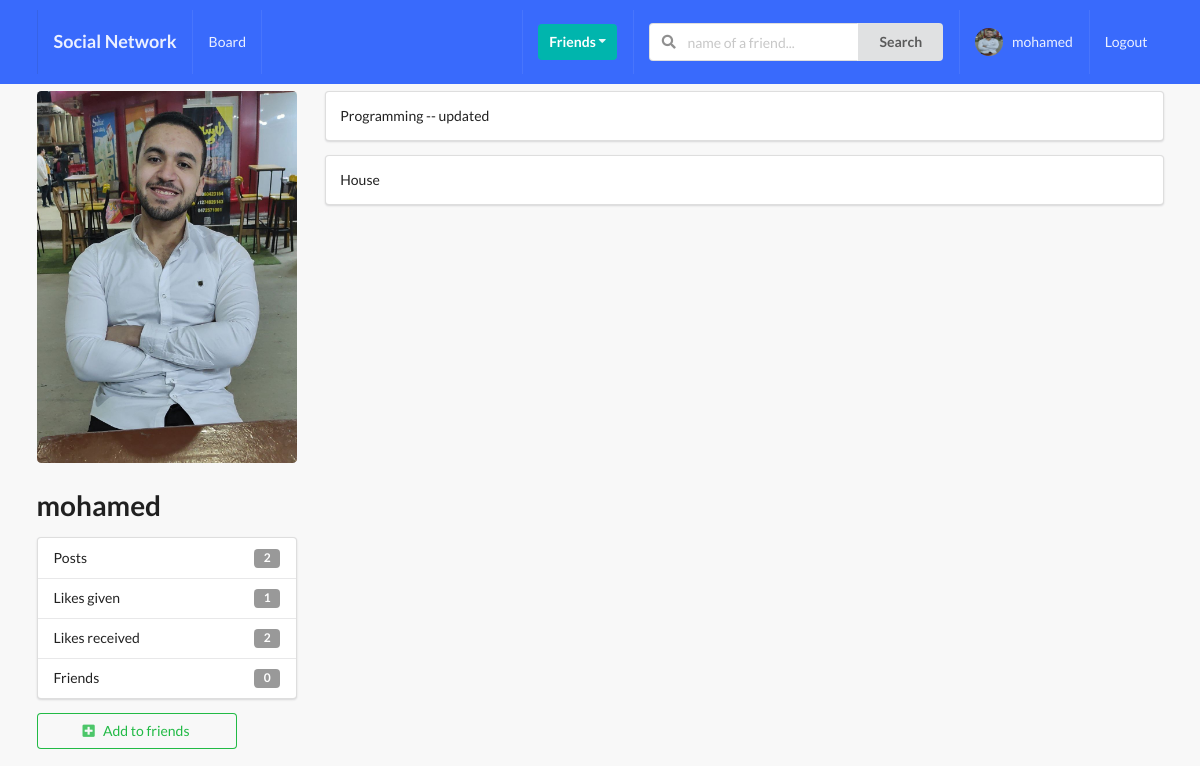
Screenshot of /profiles/mohamed-elhabet-58b6a237/ (signed in) with the database file from the repository.
### profiles/models.py (models this page shows, shortened)
class Profile(models.Model):
  first_name = models.CharField(max_length=200, blank=True)
  last_name = models.CharField(max_length=200, blank=True)
  user = models.OneToOneField(User, on_delete=models.CASCADE)
  bio = models.TextField(default='no bio ...', max_length=300)
  email = models.EmailField(max_length=200, blank=True)
  country = models.CharField(max_length=200, blank=True)
  avatar = models.ImageField(default='img_avatar2.png', upload_to='avatars/')
  friends = models.ManyToManyField(User, blank=True, related_name='friends')
  slug = models.SlugField(unique=True, blank=True)
  updated = models.DateTimeField(auto_now=True)
  created = models.DateTimeField(auto_now_add=True)
  objects = ProfileManager()
  def get_friends_no(self):
    return self.friends.all().count()
  def get_posts_no(self):
    return self.posts.all().count()
  def get_all_authors_posts(self):
    return self.posts.all()
  def get_likes_given_no(self):
    likes = self.like_set.all()
    total_liked = 0
    for item in likes:
      if item.value == 'Like':
        total_liked += 1
    return total_liked
  def get_likes_received_no(self):
    posts = self.posts.all()
    total_liked = 0
    for item in posts:
      total_liked += item.like_set.all().count()
    return total_liked
  __initial_first_name = None
  __initial_last_name = None
  def __init__(self, *args, **kwargs):
    super().__init__(*args, **kwargs)
    self.__initial_first_name = self.first_name
    self.__initial_last_name = self.last_name

### posts/models.py (models this page shows, shortened)
class Like(models.Model):
  user = models.ForeignKey(Profile, on_delete=models.CASCADE)
  post = models.ForeignKey(Post, on_delete=models.CASCADE)
  value = models.CharField(choices=LIKE_CHOICES, max_length=8)
  updated = models.DateTimeField(auto_now=True)
  created = models.DateTimeField(auto_now_add=True)

class Post(models.Model):
  content = models.TextField()
  image = models.ImageField(upload_to='posts', validators=[FileExtensionValidator(['png', 'jpg', 'jpeg'])],
                           blank=True)
  liked = models.ManyToManyField(Profile, blank=True, related_name='likes')
  updated = models.DateTimeField(auto_now=True)
  created = models.DateTimeField(auto_now_add=True)
  author = models.ForeignKey(Profile, on_delete=models.CASCADE, related_name='posts')
  class Meta:
    ordering = ('-created',)

### profiles/views.py (the view)
# urls.py: path('<slug>/', ProfileDetailView.as_view(), name='profile-detail-view'),
class ProfileDetailView(LoginRequiredMixin, DetailView):
  model = Profile
  template_name = 'profiles/detail.html'
  def get_object(self):
    slug = self.kwargs.get('slug')
    profile = Profile.objects.get(slug=slug)
    return profile
  def get_context_data(self, **kwargs):
    context = super().get_context_data(**kwargs)
    user = User.objects.get(username__iexact=self.request.user)
    profile = Profile.objects.get(user=user)
    rel_r = Relationship.objects.filter(sender=profile)
    rel_s = Relationship.objects.filter(receiver=profile)
    rel_receiver = []
    rel_sender = []
    for item in rel_r:
      rel_receiver.append(item.receiver.user)
    for item in rel_s:
      rel_sender.append(item.sender.user)
    context['rel_receiver'] = rel_receiver
    context['rel_sender'] = rel_sender
    context['posts'] = self.get_object().get_all_authors_posts()
    context['len_posts'] = True if len(self.get_object().get_all_authors_posts()) > 0 else False
    return context

### profiles/context_processors.py (called while the page is built)
def profile_pic(request):
  if request.user.is_authenticated:
    profile_obj = Profile.objects.get(user=request.user)
    pic = profile_obj.avatar
    return {'picture': pic}
  return {}

def invatations_received_no(request):
  if request.user.is_authenticated:
    profile_obj = Profile.objects.get(user=request.user)
    qs_count = Relationship.objects.invatations_received(profile_obj).count()
    return {'invites_num': qs_count}
  return {}

### profiles/models.py (called while the page is built)
  def invatations_received(self, receiver):
    qs = Relationship.objects.filter(receiver=receiver, status='send')
    return qs

### profiles/templates/profiles/detail.html (shortened to what this page needs)
{% extends 'base.html' %}
{% block content %}
<div class="ui grid">
    <br>
    <div class="row">
        <div class="four wide column">
            <img class="ui medium rounded image" src={{object.avatar.url}}>
            <h1>{{object.user}}</h1>
            <div class="ui vertical fluid menu">
                <div class="item">
                    Posts
                    <div class="ui label">{{ object.get_posts_no }}</div>
                </div>
                <div class="item">
                    Likes given
                    <div class="ui label">{{ object.get_likes_given_no }}</div>
                </div>
                <div class="item">
                    Likes received
                    <div class="ui label">{{ object.get_likes_received_no }}</div>
                </div>
                <div class="item">
                    Friends
                    <div class="ui label">{{ object.get_friends_no }}</div>
                </div>
            </div>
            {% if object.user not in rel_receiver and object.user not in rel_sender %}
                <form action="{% url 'profiles:send-invite' %}" method="POST">
                    <button type="submit" class="ui positive basic button mb-5 w-big"><i class="plus square icon"></i>Add to friends</button>
                </form>
            {% endif %}
        </div>
        <div class="twelve wide column">
            {% if len_posts %}
                {% for post in posts %}
                    <div class="segment ui fluid">
                        {{post.content}}
                    </div>
                {% endfor %}
            {% else %}
                <h1>No posts of this user ...</h1>
            {% endif %}
        </div>
    </div>
</div>
{% endblock content %}

### templates/main/navbar.html (shortened to what this page needs)
{% url 'home-view' as path_to_home %}
{% url 'posts:main-post-view' as path_to_posts %}
{% url 'profiles:my-profile-view' as path_to_my_profile %}
<div class="ui inverted menu nav mb-7">
  <div class="ui container">
    <a href="{{path_to_home}}" class="{% if request.path == path_to_home %}active{% endif %} item">
        <h3>Social Network</h3>
    </a>
    {% if request.user.is_authenticated %}
    <a href="{{path_to_posts}}" class="{% if request.path == path_to_posts %}active{% endif %} item">
        Board
    </a>
    {% endif %}
    <div class="right menu">
        {% if request.user.is_authenticated %}
        <div class="item">
            <div class="ui floating dropdown icon button teal"> Friends
                <i class="dropdown icon"></i>
             </div>
        </div>
             <div class="item">
              <form action="" method="GET">
                <div class="ui action left icon input">
                <input class="prompt" type="text" name='q' placeholder="name of a friend...">
                <button type='submit' class="ui button">Search</button>
                </div>
            </form>
            </div>
            <a href="{{path_to_my_profile}}" class="{% if request.path == path_to_my_profile %}active{% endif %} item">
                <img src={{picture.url}} class="ui avatar image">&nbsp;
                 {{ request.user }}
            </a>
            <a href="{% url 'account_logout' %}" class="ui item">
                Logout
            </a>
        {% else %}
        <a href="{% url 'account_login' %}" class="ui item">
                Login
            </a>
        {% endif %}
    </div>
  </div>
</div>

### static_project/style.css (style rules this page uses)
body { background: #F8F8F8 !important; }
.nav { border-radius: 0px !important; padding: 10px 0 10px 0 !important; background-color: #396afc !important; }
.mb-7 { margin-bottom: 7px !important; }
.mb-5 { margin-bottom: 5px !important; }
.w-big { width: 200px !important; }

### rows the page displays
Profile: avatar (picture), user "mohamed", get_posts_no "2", get_likes_given_no "1", get_likes_received_no "2", get_friends_no "0"
Post: content "Programming -- updated"
Post: content "House"

### other values shown
{{ request.user }} "mohamed"
